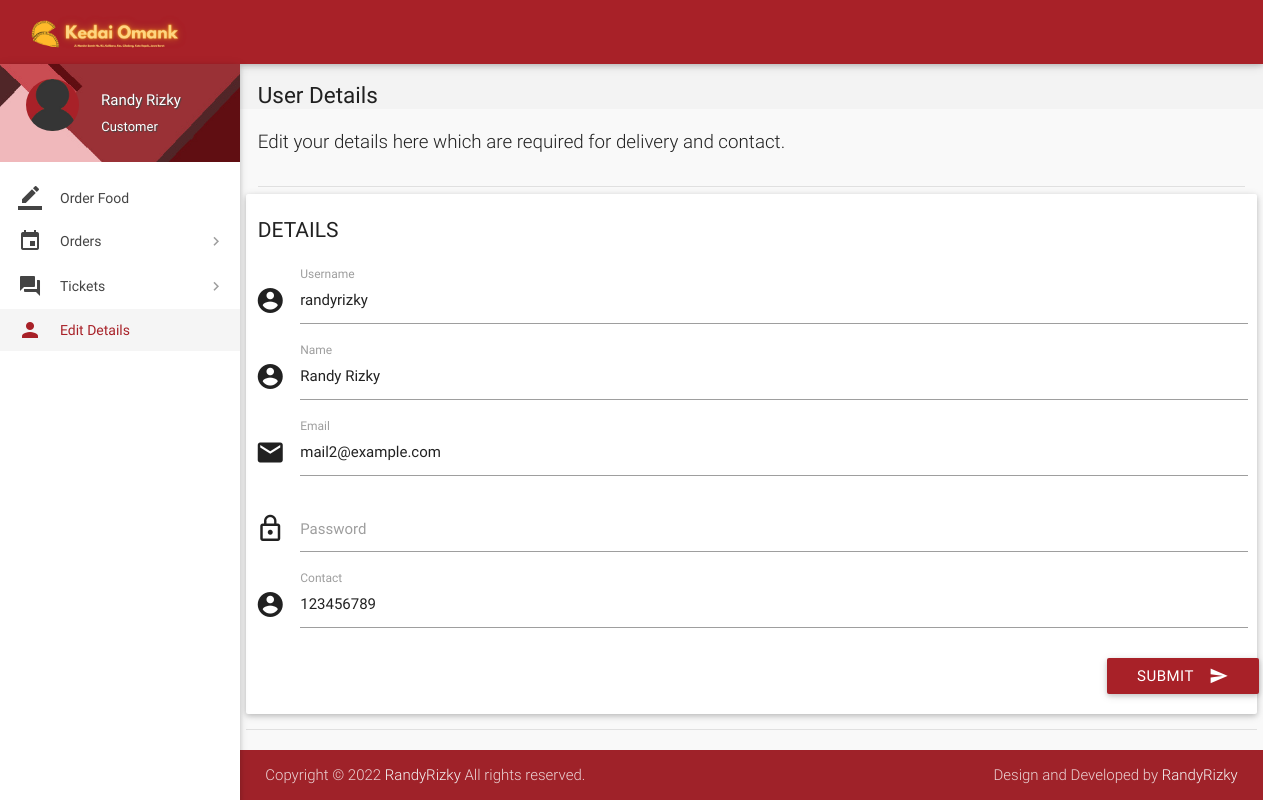
Page /details.php (signed in) on the committed database.
### tables this page shows
CREATE TABLE `users` (
  `id` int(11) NOT NULL,
  `role` varchar(15) NOT NULL DEFAULT 'Customer',
  `name` varchar(15) NOT NULL,
  `username` varchar(10) NOT NULL,
  `password` varchar(16) NOT NULL,
  `email` varchar(35) DEFAULT NULL,
  `address` varchar(300) DEFAULT NULL,
  `contact` bigint(11) NOT NULL,
  `verified` tinyint(1) NOT NULL DEFAULT 0,
  `deleted` tinyint(4) NOT NULL DEFAULT 0
);

### includes/connect.php (called while the page is built, shortened)
<?php
$role = $_SESSION['role'];
?>

### details.php (the view, shortened to what this page needs)
<?php
include 'includes/connect.php';
$user_id = $_SESSION['user_id'];
$result = mysqli_query($con, "SELECT * FROM users where id = $user_id");
while ($row = mysqli_fetch_array($result)) {
  $name = $row['name'];
  $contact = $row['contact'];
  $email = $row['email'];
  $username = $row['username'];
}
if ($_SESSION['customer_sid'] == session_id()) {
?>
  <!DOCTYPE html>
  <html lang="en">
  <head>
    <link href="css/materialize.min.css" type="text/css" rel="stylesheet" media="screen,projection">
    <link href="css/style.min.css" type="text/css" rel="stylesheet" media="screen,projection">
    <link href="css/custom/custom.min.css" type="text/css" rel="stylesheet" media="screen,projection">
    <link href="js/plugins/perfect-scrollbar/perfect-scrollbar.css" type="text/css" rel="stylesheet" media="screen,projection">
  </head>
  <body>
    <header id="header" class="page-topbar">
      <div class="navbar-fixed">
        <nav class="navbar-color">
          <div class="nav-wrapper">
            <ul class="left">
              <li>
                <h1 class="logo-wrapper"><a href="index.php" class="brand-logo darken-1"><img src="images/Kedai-Omank2.png" alt="logo"></a> <span class="logo-text">Logo</span></h1>
              </li>
            </ul>
          </div>
        </nav>
      </div>
    </header>
    <div id="main">
      <div class="wrapper">
        <aside id="left-sidebar-nav">
          <ul id="slide-out" class="side-nav fixed leftside-navigation">
            <li class="user-details cyan darken-2">
              <div class="row">
                <div class="col col s4 m4 l4">
                  <img src="images/avatar.jpg" alt="" class="circle responsive-img valign profile-image">
                </div>
                <div class="col col s8 m8 l8">
                  <a class="btn-flat dropdown-button waves-effect waves-light white-text profile-btn" href="#" data-activates="profile-dropdown"><?php echo $name; ?> <i class="mdi-navigation-arrow-drop-down right"></i></a>
                  <p class="user-roal"><?php echo $role; ?></p>
                </div>
              </div>
            </li>
            <li class="bold"><a href="index.php" class="waves-effect waves-cyan"><i class="mdi-editor-border-color"></i> Order Food</a>
            </li>
            <li class="no-padding">
              <ul class="collapsible collapsible-accordion">
                <li class="bold"><a class="collapsible-header waves-effect waves-cyan"><i class="mdi-editor-insert-invitation"></i> Orders</a>
                </li>
              </ul>
            </li>
            <li class="no-padding">
              <ul class="collapsible collapsible-accordion">
                <li class="bold"><a class="collapsible-header waves-effect waves-cyan"><i class="mdi-action-question-answer"></i> Tickets</a>
                </li>
              </ul>
            </li>
            <li class="bold active"><a href="details.php" class="waves-effect waves-cyan"><i class="mdi-social-person"></i> Edit Details</a>
            </li>
          </ul>
        </aside>
        <section id="content">
          <div id="breadcrumbs-wrapper">
            <div class="container">
              <div class="row">
                <div class="col s12 m12 l12">
                  <h5 class="breadcrumbs-title">User Details</h5>
                </div>
              </div>
            </div>
          </div>
          <div class="container">
            <p class="caption">Edit your details here which are required for delivery and contact.</p>
            <div class="divider"></div>
            <div class="row">
              <div class="col s12 m4 l3">
                <h4 class="header">Details</h4>
              </div>
              <div>
                <div class="card-panel">
                  <div class="row">
                    <form class="formValidate" id="formValidate" method="post" action="routers/details-router.php" novalidate="novalidate" class="col s12">
                      <div class="row">
                        <div class="input-field col s12">
                          <i class="mdi-action-account-circle prefix"></i>
                          <input name="username" id="username" type="text" value="<?php echo $username; ?>" data-error=".errorTxt1">
                          <label for="username" class="">Username</label>
                        </div>
                      </div>
                      <div class="row">
                        <div class="input-field col s12">
                          <i class="mdi-action-account-circle prefix"></i>
                          <input name="name" id="name" type="text" value="<?php echo $name; ?>" data-error=".errorTxt2">
                          <label for="name" class="">Name</label>
                        </div>
                      </div>
                      <div class="row">
                        <div class="input-field col s12">
                          <i class="mdi-communication-email prefix"></i>
                          <input name="email" id="email" type="email" value="<?php echo $email; ?>" data-error=".errorTxt3">
                          <label for="email" class="">Email</label>
                        </div>
                      </div>
                      <div class="row">
                        <div class="input-field col s12">
                          <i class="mdi-action-lock-outline prefix"></i>
                          <input name="password" id="password" type="password" data-error=".errorTxt4">
                          <label for="password" class="">Password</label>
                        </div>
                      </div>
                      <div class="row">
                        <div class="input-field col s12">
                          <i class="mdi-action-account-circle prefix"></i>
                          <input name="phone" id="phone" type="number" value="<?php echo $contact; ?>" data-error=".errorTxt5">
                          <label for="phone" class="">Contact</label>
                        </div>
                      </div>
                      <div class="row">
                        <div class="row">
                          <div class="input-field col s12">
                            <button class="btn cyan waves-effect waves-light right" type="submit" name="action">Submit
                              <i class="mdi-content-send right"></i>
                            </button>
                          </div>
                        </div>
                      </div>
                    </form>
                  </div>
                </div>
              </div>
              <div class="divider"></div>
            </div>
        </section>
      </div>
    </div>
    <footer class="page-footer">
      <div class="footer-copyright">
        <div class="container">
          <span>Copyright © 2022 <a class="grey-text text-lighten-4" href="https://www.linkedin.com/in/randyrzkiii" target="_blank">RandyRizky</a> All rights reserved.</span>
          <span class="right"> Design and Developed by <a class="grey-text text-lighten-4" href="https://www.linkedin.com/in/randyrzkiii">RandyRizky</a></span>
        </div>
      </div>
    </footer>
  </body>
  </html>
<?php
} else {
  if ($_SESSION['admin_sid'] == session_id()) {
    header("location:admin-page.php");
  } else {
    header("location:login.php");
  }
}
?>

### details.php (style rules this page uses)
.input-field label.active { width: 100%; }

### rows in the picture
users: name "Randy Rizky", username "randyrizky", email "mail2@example.com", phone "123456789"

### other values in the picture
$role "Customer"
